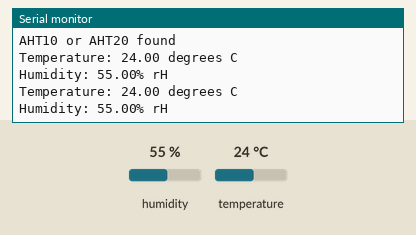
Simulated run of this sketch. Board: Arduino Uno, built with avr-gcc and run on an emulated ATmega328P. On the bench: the last lines printed to the serial monitor. The test bench sets the inputs (shaded band); at power-on: humidity 55 %, temperature 24 °C.

Above: at 1.9 s.
2.0 s: humidity set to 22 %
At 3.1 s:
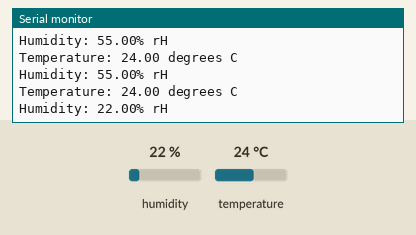
3.5 s: temperature set to 12 °C
At 4.8 s:
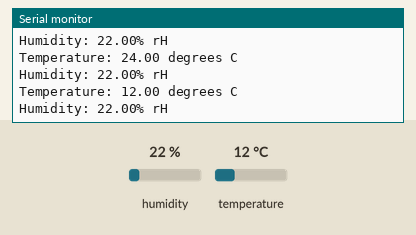
5.0 s: humidity set to 40 %
At 6.1 s:
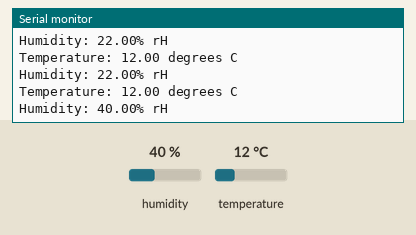
Timing chart, 0 to 8.0 s (numbered marks = the images above; inputs shaded):
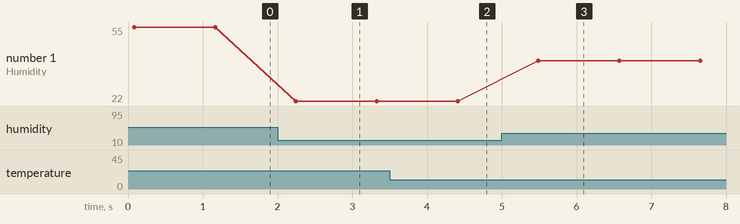

Measured:
- after the input at 2.0 s, the serial monitor: prints a new line after 0.25 s (image 1)
- after the input at 3.5 s, the serial monitor: prints a new line after 0.91 s (image 2)
- after the input at 5.0 s, the serial monitor: prints a new line after 0.49 s (image 3)
- plotted number 1: 55 → 22 after the input at 2.0 s, 22 → 40 after the input at 5.0 s

The sketch:

adafruit_aht_test.ino
```cpp
#include <Adafruit_AHTX0.h>

Adafruit_AHTX0 aht;

void setup() {
  Serial.begin(115200);
  Serial.println("Adafruit AHT10/AHT20 demo!");

  if (! aht.begin()) {
    Serial.println("Could not find AHT? Check wiring");
    while (1) delay(10);
  }
  Serial.println("AHT10 or AHT20 found");
}

void loop() {
  sensors_event_t humidity, temp;
  aht.getEvent(&humidity, &temp);// populate temp and humidity objects with fresh data
  Serial.print("Temperature: "); Serial.print(temp.temperature); Serial.println(" degrees C");
  Serial.print("Humidity: "); Serial.print(humidity.relative_humidity); Serial.println("% rH");

  delay(1000);
}
```
